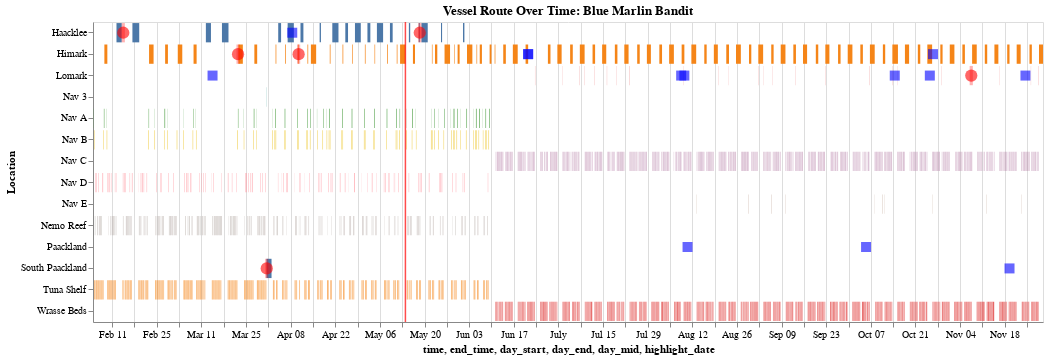

The cell this chart's notebook holds for it:
### Code cell
vessel_id = 'bluemarlinbandit292'
vessel_name = vessels.loc[vessels['id'] == vessel_id, 'name'].values[0]

chart = plot_vessel_dwell_timeline(
    trajectories=trajectories,
    vessel_id=vessel_id,
    location_to_y=port_to_idx,
    harbor_reports=harbor_reports,
    transactions=transactions,
    documents=documents,
    vessel_name=vessel_name,
    highlight_date='2035-05-14'
)
chart.display()

### Figure 1 — Vega-Lite specification as saved in the notebook (floating-point values rounded to 4 significant figures; data arrays with more than 128 entries replaced by an {"elided": "..."} marker saying what was removed)
{"config": {"view": {"continuousWidth": 300, "continuousHeight": 300}}, "layer": [{"data": {"name": "data-3cf9221c93e30e2db8184167cd9da818"}, "mark": {"type": "bar"}, "encoding": {"color": {"field": "source", "legend": null, "type": "nominal"}, "tooltip": [{"field": "source", "type": "nominal"}, {"field": "time", "type": "temporal"}, {"field": "end_time", "type": "temporal"}, {"field": "dwell_hours", "type": "quantitative"}], "x": {"field": "time", "type": "temporal"}, "x2": {"field": "end_time"}, "y": {"field": "source", "sort": ["Nav 3", "Himark", "Exit East", "Nav E", "Exit South", "Exit North", "Nav B", "Exit West", "Nemo Reef", "Port Grove", "South Paackland", "Cod Table", "Paackland", "Haacklee", "Don Limpet Preserve", "Nav D", "Nav A", "Nav 1", "Lomark", "Ghoti Preserve", "Nav C", "Nav 2", "Wrasse Beds", "Tuna Shelf"], "title": "Location", "type": "nominal"}}, "name": "view_6"}, {"data": {"name": "data-f68bc128277a658947ecc7d988d704bc"}, "mark": {"type": "bar", "color": "red", "opacity": 0.3}, "encoding": {"tooltip": [{"field": "target", "type": "nominal"}, {"field": "date", "type": "temporal"}, {"field": "data_author", "type": "nominal"}], "x": {"field": "day_start", "type": "temporal"}, "x2": {"field": "day_end"}, "y": {"field": "target", "sort": ["Nav 3", "Himark", "Exit East", "Nav E", "Exit South", "Exit North", "Nav B", "Exit West", "Nemo Reef", "Port Grove", "South Paackland", "Cod Table", "Paackland", "Haacklee", "Don Limpet Preserve", "Nav D", "Nav A", "Nav 1", "Lomark", "Ghoti Preserve", "Nav C", "Nav 2", "Wrasse Beds", "Tuna Shelf"], "type": "nominal"}}}, {"data": {"name": "data-f68bc128277a658947ecc7d988d704bc"}, "mark": {"type": "circle", "color": "red", "opacity": 0.6, "size": 150}, "encoding": {"tooltip": [{"field": "target", "type": "nominal"}, {"field": "date", "type": "temporal"}, {"field": "data_author", "type": "nominal"}], "x": {"field": "day_mid", "type": "temporal"}, "y": {"field": "target", "sort": ["Nav 3", "Himark", "Exit East", "Nav E", "Exit South", "Exit North", "Nav B", "Exit West", "Nemo Reef", "Port Grove", "South Paackland", "Cod Table", "Paackland", "Haacklee", "Don Limpet Preserve", "Nav D", "Nav A", "Nav 1", "Lomark", "Ghoti Preserve", "Nav C", "Nav 2", "Wrasse Beds", "Tuna Shelf"], "type": "nominal"}}}, {"data": {"name": "data-15894738d73b9afeb21d37c3f920a13d"}, "mark": {"type": "square", "color": "blue", "opacity": 0.6, "size": 100}, "encoding": {"tooltip": [{"field": "target", "type": "nominal"}, {"field": "date", "type": "temporal"}, {"field": "qty_tons", "type": "quantitative"}, {"field": "commodity", "type": "nominal"}], "x": {"field": "day_mid", "type": "temporal"}, "y": {"field": "target", "sort": ["Nav 3", "Himark", "Exit East", "Nav E", "Exit South", "Exit North", "Nav B", "Exit West", "Nemo Reef", "Port Grove", "South Paackland", "Cod Table", "Paackland", "Haacklee", "Don Limpet Preserve", "Nav D", "Nav A", "Nav 1", "Lomark", "Ghoti Preserve", "Nav C", "Nav 2", "Wrasse Beds", "Tuna Shelf"], "type": "nominal"}}}, {"data": {"name": "data-258b44a16de4e7eb90119b5c975f55b1"}, "mark": {"type": "rule", "color": "red", "opacity": 0.7, "strokeWidth": 1.5}, "encoding": {"x": {"field": "highlight_date", "type": "temporal"}}}], "height": 300, "params": [{"name": "param_6", "select": {"type": "interval", "encodings": ["x", "y"]}, "bind": "scales", "views": ["view_6"]}], "title": "Vessel Route Over Time: Blue Marlin Bandit", "width": 950, "$schema": "https://vega.github.io/schema/vega-lite/v5.20.1.json", "datasets": {"data-3cf9221c93e30e2db8184167cd9da818": {"elided": "2708 records"}, "data-f68bc128277a658947ecc7d988d704bc": [{"source": "bluemarlinbandit292", "target": "Haacklee", "date": "2035-02-14T00:00:00", "data_author": "Portmaster of Haacklee", "day_start": "2035-02-14T00:00:00", "day_end": "2035-02-15T00:00:00", "day_mid": "2035-02-14T12:00:00"}, {"source": "bluemarlinbandit292", "target": "Haacklee", "date": "2035-05-18T00:00:00", "data_author": "Portmaster of Haacklee", "day_start": "2035-05-18T00:00:00", "day_end": "2035-05-19T00:00:00", "day_mid": "2035-05-18T12:00:00"}, {"source": "bluemarlinbandit292", "target": "Himark", "date": "2035-03-22T00:00:00", "data_author": "Portmaster of Himark", "day_start": "2035-03-22T00:00:00", "day_end": "2035-03-23T00:00:00", "day_mid": "2035-03-22T12:00:00"}, {"source": "bluemarlinbandit292", "target": "Himark", "date": "2035-04-10T00:00:00", "data_author": "Portmaster of Himark", "day_start": "2035-04-10T00:00:00", "day_end": "2035-04-11T00:00:00", "day_mid": "2035-04-10T12:00:00"}, {"source": "bluemarlinbandit292", "target": "Lomark", "date": "2035-11-07T00:00:00", "data_author": "Portmaster of Lomark", "day_start": "2035-11-07T00:00:00", "day_end": "2035-11-08T00:00:00", "day_mid": "2035-11-07T12:00:00"}, {"source": "bluemarlinbandit292", "target": "South Paackland", "date": "2035-03-31T00:00:00", "data_author": "Portmaster of South Paackland", "day_start": "2035-03-31T00:00:00", "day_end": "2035-04-01T00:00:00", "day_mid": "2035-03-31T12:00:00"}], "data-15894738d73b9afeb21d37c3f920a13d": [{"source": "cargo_2035_241269e5", "target": "Lomark", "date": "2035-10-25T00:00:00", "suspected_vessels": ["atlanticcodcatcherca6", "swordfishsaboteur22f", "whitesuckerwrangler0b3", "whitemarlinwranglerbac", "kingfishcapturerbe7", "catfishcapturer7a8", "muskellungemarauder78c", "squidsquasherda9", "kingsalmonking5b4", "aquaticpursuitf31", "tunataker80c", "redfinpickerelraider744", "codcatcher04c", "flukefinder28d", "sockeyesalmonseekerb95", "browntroutbandite67", "brooktroutbuccaneerc0b", "marinemarauder8c9", "arcticgraylingangler094", "yellowperchpiratec59", "whitefishwrangler7df", "bluemarlinbandit292", "musselmaster8d8"], "probable_cargo_transaction": true, "id": "cargo_2035_241269e5", "qty_tons": 27.62, "commodity": "piscesfrigus900", "day_mid": "2035-10-25T12:00:00"}, {"source": "cargo_2035_24216888", "target": "Lomark", "date": "2035-10-14T00:00:00", "suspected_vessels": ["atlanticcodcatcherca6", "swordfishsaboteur22f", "whitesuckerwrangler0b3", "whitemarlinwranglerbac", "kingfishcapturerbe7", "catfishcapturer7a8", "muskellungemarauder78c", "squidsquasherda9", "kingsalmonking5b4", "aquaticpursuitf31", "tunataker80c", "redfinpickerelraider744", "codcatcher04c", "flukefinder28d", "sockeyesalmonseekerb95", "browntroutbandite67", "brooktroutbuccaneerc0b", "marinemarauder8c9", "arcticgraylingangler094", "yellowperchpiratec59", "whitefishwrangler7df", "bluemarlinbandit292", "musselmaster8d8"], "probable_cargo_transaction": true, "id": "cargo_2035_24216888", "qty_tons": 38.0, "commodity": "habeaspisces4eb", "day_mid": "2035-10-14T12:00:00"}, {"source": "cargo_2035_25372727", "target": "Himark", "date": "2035-10-26T00:00:00", "suspected_vessels": ["atlanticcodcatcherca6", "swordfishsaboteur22f", "whitesuckerwrangler0b3", "whitemarlinwranglerbac", "kingfishcapturerbe7", "catfishcapturer7a8", "muskellungemarauder78c", "squidsquasherda9", "kingsalmonking5b4", "aquaticpursuitf31", "tunataker80c", "redfinpickerelraider744", "codcatcher04c", "flukefinder28d", "sockeyesalmonseekerb95", "browntroutbandite67", "brooktroutbuccaneerc0b", "marinemarauder8c9", "arcticgraylingangler094", "yellowperchpiratec59", "whitefishwrangler7df", "bluemarlinbandit292", "musselmaster8d8"], "probable_cargo_transaction": true, "id": "cargo_2035_25372727", "qty_tons": 12.75, "commodity": "labridaenrefert9be", "day_mid": "2035-10-26T12:00:00"}, {"source": "cargo_2035_25528802", "target": "Lomark", "date": "2035-11-24T00:00:00", "suspected_vessels": ["atlanticcodcatcherca6", "swordfishsaboteur22f", "whitesuckerwrangler0b3", "whitemarlinwranglerbac", "kingfishcapturerbe7", "catfishcapturer7a8", "muskellungemarauder78c", "squidsquasherda9", "kingsalmonking5b4", "aquaticpursuitf31", "tunataker80c", "redfinpickerelraider744", "codcatcher04c", "flukefinder28d", "sockeyesalmonseekerb95", "browntroutbandite67", "brooktroutbuccaneerc0b", "marinemarauder8c9", "arcticgraylingangler094", "yellowperchpiratec59", "whitefishwrangler7df", "bluemarlinbandit292", "musselmaster8d8"], "probable_cargo_transaction": true, "id": "cargo_2035_25528802", "qty_tons": 15.62, "commodity": "piscesfrigus900", "day_mid": "2035-11-24T12:00:00"}, {"source": "cargo_2035_26857c0c", "target": "Paackland", "date": "2035-10-05T00:00:00", "suspected_vessels": ["bluegillbandita5f", "herringhunter30b", "marinemarauder8c9", "yellowperchpiratec59", "bluemarlinbandit292", "musselmaster8d8", "seawaysynergy8489"], "probable_cargo_transaction": true, "id": "cargo_2035_26857c0c", "qty_tons": 52.0, "commodity": "piscesfoetidaae7", "day_mid": "2035-10-05T12:00:00"}, {"source": "cargo_2035_2729965c", "target": "South Paackland", "date": "2035-11-19T00:00:00", "suspected_vessels": ["bluemarlinbandit292"], "probable_cargo_transaction": true, "id": "cargo_2035_2729965c", "qty_tons": 26.0, "commodity": "habeaspisces4eb", "day_mid": "2035-11-19T12:00:00"}, {"source": "cargo_2035_28422587", "target": "Himark", "date": "2035-06-21T00:00:00", "suspected_vessels": ["brooktroutbuccaneerc0b", "bluemarlinbandit292", "seawaysynergy8489"], "probable_cargo_transaction": true, "id": "cargo_2035_28422587", "qty_tons": 12.75, "commodity": "piscesfoetidaae7", "day_mid": "2035-06-21T12:00:00"}, {"source": "cargo_2035_28533899", "target": "Himark", "date": "2035-06-21T00:00:00", "suspected_vessels": ["atlanticcodcatcherca6", "swordfishsaboteur22f", "whitesuckerwrangler0b3", "whitemarlinwranglerbac", "kingfishcapturerbe7", "catfishcapturer7a8", "muskellungemarauder78c", "squidsquasherda9", "kingsalmonking5b4", "aquaticpursuitf31", "tunataker80c", "redfinpickerelraider744", "codcatcher04c", "flukefinder28d", "sockeyesalmonseekerb95", "browntroutbandite67", "brooktroutbuccaneerc0b", "marinemarauder8c9", "arcticgraylingangler094", "yellowperchpiratec59", "whitefishwrangler7df", "bluemarlinbandit292", "musselmaster8d8"], "probable_cargo_transaction": true, "id": null, "qty_tons": null, "commodity": null, "day_mid": "2035-06-21T12:00:00"}, {"source": "cargo_2035_29460d75", "target": "Lomark", "date": "2035-08-08T00:00:00", "suspected_vessels": ["atlanticcodcatcherca6", "swordfishsaboteur22f", "whitesuckerwrangler0b3", "whitemarlinwranglerbac", "kingfishcapturerbe7", "catfishcapturer7a8", "muskellungemarauder78c", "squidsquasherda9", "kingsalmonking5b4", "aquaticpursuitf31", "tunataker80c", "redfinpickerelraider744", "codcatcher04c", "flukefinder28d", "sockeyesalmonseekerb95", "browntroutbandite67", "brooktroutbuccaneerc0b", "marinemarauder8c9", "arcticgraylingangler094", "yellowperchpiratec59", "whitefishwrangler7df", "bluemarlinbandit292", "musselmaster8d8"], "probable_cargo_transaction": true, "id": "cargo_2035_29460d75", "qty_tons": 0.0, "commodity": "gadusnspecificatae4ba", "day_mid": "2035-08-08T12:00:00"}, {"source": "cargo_2035_296403b9", "target": "Lomark", "date": "2035-03-14T00:00:00", "suspected_vessels": ["atlanticcodcatcherca6", "swordfishsaboteur22f", "whitesuckerwrangler0b3", "whitemarlinwranglerbac", "kingfishcapturerbe7", "catfishcapturer7a8", "muskellungemarauder78c", "squidsquasherda9", "kingsalmonking5b4", "aquaticpursuitf31", "tunataker80c", "redfinpickerelraider744", "codcatcher04c", "flukefinder28d", "sockeyesalmonseekerb95", "browntroutbandite67", "brooktroutbuccaneerc0b", "marinemarauder8c9", "arcticgraylingangler094", "yellowperchpiratec59", "whitefishwrangler7df", "bluemarlinbandit292", "musselmaster8d8"], "probable_cargo_transaction": true, "id": "cargo_2035_296403b9", "qty_tons": 8.5, "commodity": "gadusnspecificatae4ba", "day_mid": "2035-03-14T12:00:00"}, {"source": "cargo_2035_30512a46", "target": "Paackland", "date": "2035-08-10T00:00:00", "suspected_vessels": ["atlanticcodcatcherca6", "swordfishsaboteur22f", "whitesuckerwrangler0b3", "whitemarlinwranglerbac", "kingfishcapturerbe7", "catfishcapturer7a8", "muskellungemarauder78c", "squidsquasherda9", "kingsalmonking5b4", "aquaticpursuitf31", "tunataker80c", "redfinpickerelraider744", "codcatcher04c", "flukefinder28d", "sockeyesalmonseekerb95", "browntroutbandite67", "brooktroutbuccaneerc0b", "marinemarauder8c9", "arcticgraylingangler094", "yellowperchpiratec59", "whitefishwrangler7df", "bluemarlinbandit292", "musselmaster8d8"], "probable_cargo_transaction": true, "id": "cargo_2035_30512a46", "qty_tons": 52.0, "commodity": "oncorhynchusrosea790", "day_mid": "2035-08-10T12:00:00"}, {"source": "cargo_2035_305416be", "target": "Haacklee", "date": "2035-04-08T00:00:00", "suspected_vessels": ["atlanticcodcatcherca6", "swordfishsaboteur22f", "whitesuckerwrangler0b3", "whitemarlinwranglerbac", "kingfishcapturerbe7", "catfishcapturer7a8", "muskellungemarauder78c", "squidsquasherda9", "kingsalmonking5b4", "aquaticpursuitf31", "tunataker80c", "redfinpickerelraider744", "codcatcher04c", "flukefinder28d", "sockeyesalmonseekerb95", "browntroutbandite67", "brooktroutbuccaneerc0b", "marinemarauder8c9", "arcticgraylingangler094", "yellowperchpiratec59", "whitefishwrangler7df", "bluemarlinbandit292", "musselmaster8d8"], "probable_cargo_transaction": true, "id": "cargo_2035_305416be", "qty_tons": 58.12, "commodity": "labridaenrefert9be", "day_mid": "2035-04-08T12:00:00"}, {"source": "cargo_2035_3080809d", "target": "Lomark", "date": "2035-08-09T00:00:00", "suspected_vessels": ["bluemarlinbandit292"], "probable_cargo_transaction": true, "id": "cargo_2035_3080809d", "qty_tons": 8.0, "commodity": "piscesfrigus900", "day_mid": "2035-08-09T12:00:00"}], "data-258b44a16de4e7eb90119b5c975f55b1": [{"highlight_date": "2035-05-14"}]}}
